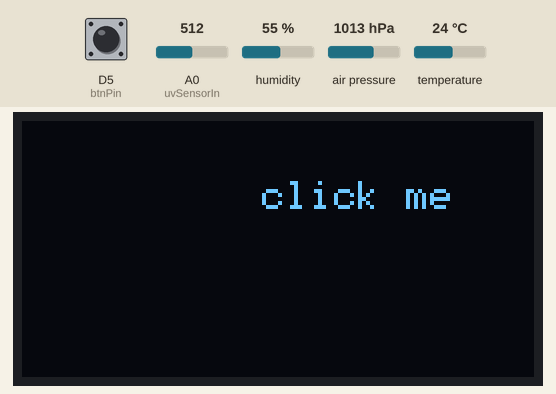
Recording of a sketch running on a simulated ESP8266 (NodeMCU). Shown: 128×64 one-colour display. Inputs (shaded band) come from the test bench; at power-on: D5 (btnPin) LOW, A0 (uvSensorIn) = 512, humidity 55 %, air pressure 1013 hPa, temperature 24 °C. The display library's start-up logo is not drawn; what the sketch prints to the serial monitor is not drawn.

Above: at 3.3 s.
3.4 s: D5 (btnPin) pulled HIGH for 0.15 s
At 5.7 s:
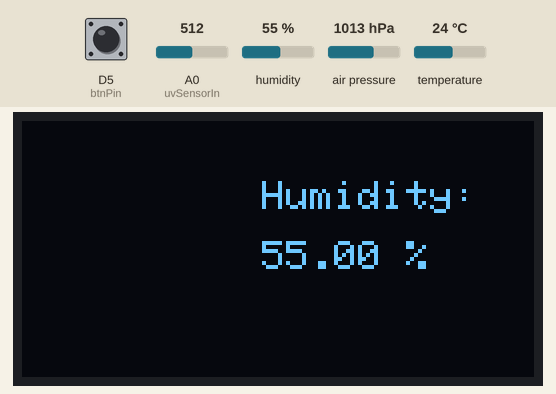
6.0 s: D5 (btnPin) pulled HIGH for 1 s
At 8.9 s:
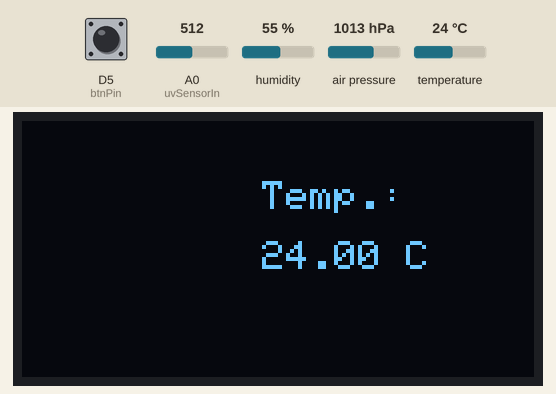
9.5 s: D5 (btnPin) pulled HIGH for 0.15 s
At 10.6 s:
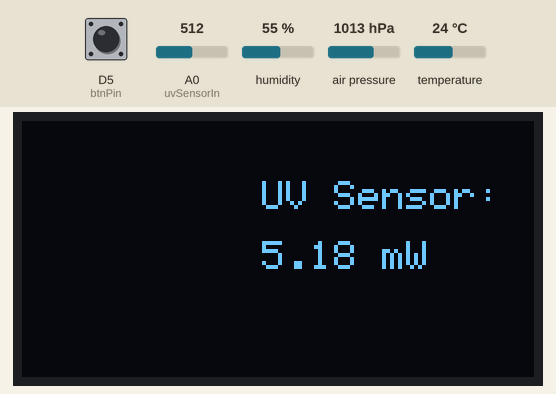
11.1 s: D5 (btnPin) pulled HIGH for 3.2 s
At 14.7 s:
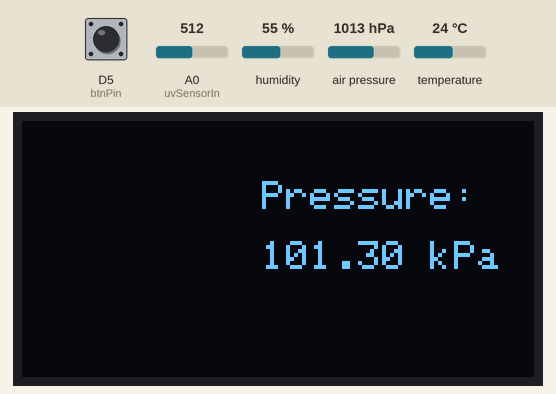
15.8 s: D5 (btnPin) pulled HIGH for 0.15 s
At 16.6 s:
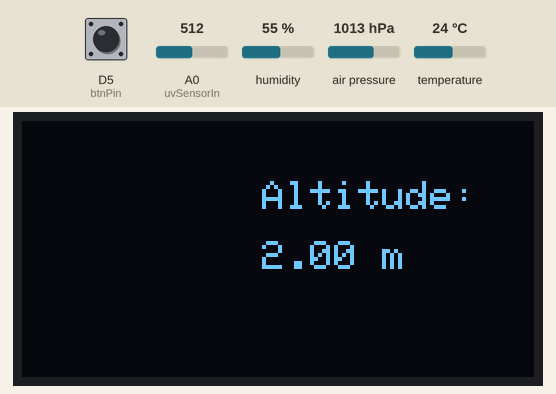
Timing chart, 0 to 18.4 s (numbered marks = the images above; inputs shaded):
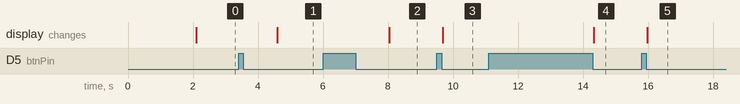

Measured:
- after the input at 3.4 s, the display: changes after 1.2 s (image 1)
- after the input at 6.0 s, the display: changes after 2.0 s (image 2)
- after the input at 9.5 s, the display: changes after 0.18 s (image 3)
- after the input at 11.1 s, the display: changes after 3.2 s (image 4)
- after the input at 15.8 s, the display: changes after 0.18 s (image 5)

The sketch:

diyWeatherstationV2.ino
```cpp
#include <SPI.h>
#include <Wire.h>
#include <Adafruit_GFX.h>
#include <Adafruit_SSD1306.h>
#include "DHTesp.h"
#include <Bounce2.h>
#include <Adafruit_BMP085.h>

#include "uvsensor.h"
#include "dht11.h"
#include "bmp180.h"

// Taster auf D5 - GPIO14
#define btnPin D5

// erstellen einer Instanz eines Bounce2 Objektes
// um den Taster zu entprellen
Bounce2::Button button = Bounce2::Button();

#define OLED_RESET 0
Adafruit_SSD1306 display(OLED_RESET);

const int DHT11_HUMIDITY = 1;
const int DHT11_TEMP = 2;
const int UV_SENSOR = 3;
const int BMP180_PRESSURE = 4;
const int BMP180_ALTITUDE = 5;

const int MAX_SENSOR_VALUES = 5;

int sensorValueIndex = 0;

void setup()   {
  Serial.begin(9600);
  display.begin(SSD1306_SWITCHCAPVCC, 0x3C);
  display.display();
  delay(2000);
  display.clearDisplay();
  display.display();

  // DHT11 Sensor am D6, GPIO12
  dht.setup(12, DHTesp::DHT11);

  // PIN des UV Sensors als Eingang definieren
  pinMode(uvSensorIn, INPUT);

  // "verbinden" des Tasters"
  button.attach( btnPin, INPUT );
  // entprellen mit 5ms
  button.interval(5);
  // wenn der Taster gedrück wurde ist das Signal "LOW"
  button.setPressedState(LOW);
  displayValue("click me", "");

  setupBmp180();
}

void loop() {
  // aktualisieren des Status des Tasters
  button.update();

  // Wenn der Taster gedrück wurde, dann mache...
  if ( button.pressed() ) {

    if (sensorValueIndex >= MAX_SENSOR_VALUES) {
      sensorValueIndex = 1;
    } else {
      sensorValueIndex++;
    }

    Serial.println("Taster gedrückt.");
    Serial.println(sensorValueIndex);

    switch (sensorValueIndex) {
      case DHT11_HUMIDITY:
        displayValue("Humidity:", getDht11HumidityValue());
        break;
      case DHT11_TEMP:
        displayValue("Temp.:", getDht11TempValue());
        break;
      case UV_SENSOR:
        displayValue("UV Sensor:", getUvSensorValue());
        break;
      case BMP180_PRESSURE:
        displayValue("Pressure:", getBmp180Pressure());
        break;
      case BMP180_ALTITUDE:
        displayValue("Altitude:", getBmp180Altitude());
        break;
      default:
        Serial.println("switch default");
        break;
    }
  }
}

void displayValue(String text, String value) {
  display.clearDisplay();
  display.setTextSize(1);
  display.setTextColor(WHITE);
  display.setCursor(60, 15);
  display.println(text);
  display.setCursor(60, 30);
  display.println(value);
  display.display();
}
```

bmp180.h
```cpp
Adafruit_BMP085 bmp;

void setupBmp180(){
 if (!bmp.begin())
  Serial.println("Es konnte kein BMP180 Sensor gefunden werden!");
}

String getBmp180Temperature(){
  String result = String(bmp.readTemperature(), 2);
  result = result + " C";
  return result;
}

String getBmp180Pressure(){
  float value = round(bmp.readPressure())/1000;
  String result = String(value, 2);
  result = result + " kPa";
  return result;
}

String getBmp180Altitude(){
  float value = round(bmp.readAltitude());
  String result = String(value, 2);
  result = result + " m";
  return result;
}
```

dht11.h
```cpp
DHTesp dht;

String getDht11TempValue() {
  delay(dht.getMinimumSamplingPeriod());
  float temperatur = dht.getTemperature();
  return String(temperatur, 2) + " C";
}

String getDht11HumidityValue() {
  delay(dht.getMinimumSamplingPeriod());
  float luftfeuchtigkeit = dht.getHumidity();
  return String(luftfeuchtigkeit, 2) + " %";
}
```

uvsensor.h
```cpp
// UV Sensor am analogen PIN A0
int uvSensorIn = A0;

const float inMin = 0.99;
const float inMax = 2.9;
const float outMin = 0.0;
const float outMax = 15.0;

const byte numberOfReadings = 8;

//Ließt den PIN x mal und berechnet aus der Anzahl der gelesenen Werte den
//Durchschnittswert und liefert diesen zurück.
int averageAnalogRead(int pinToRead) {
  unsigned int runningValue = 0;
  for (int x = 0 ; x < numberOfReadings ; x++) {
    runningValue += analogRead(pinToRead);
  }
  return (runningValue / numberOfReadings);
}

//Arduino map Funktion unterstützt kein Float daher wurde diese neu implementiert
//(eine Kopie aus dem Arduino Forum)
float mapfloat(float x, float in_min, float in_max, float out_min, float out_max) {
  return (x - in_min) * (out_max - out_min) / (in_max - in_min) + out_min;
}

String getUvSensorValue() {
  int uvLevel = averageAnalogRead(uvSensorIn);
  float outputVoltage = 3.3 * uvLevel / 1024;
  float uvIntensity = mapfloat(outputVoltage, inMin, inMax, outMin, outMax);
  return String(uvIntensity, 2) + " mW";
}
```
